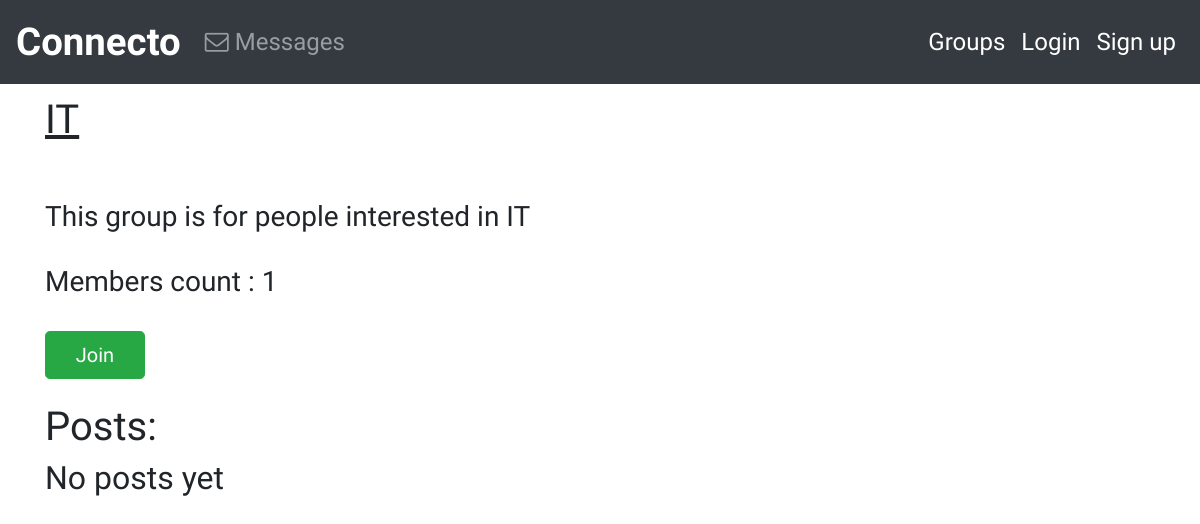
The app's page /group/posts/in/it/, older data.
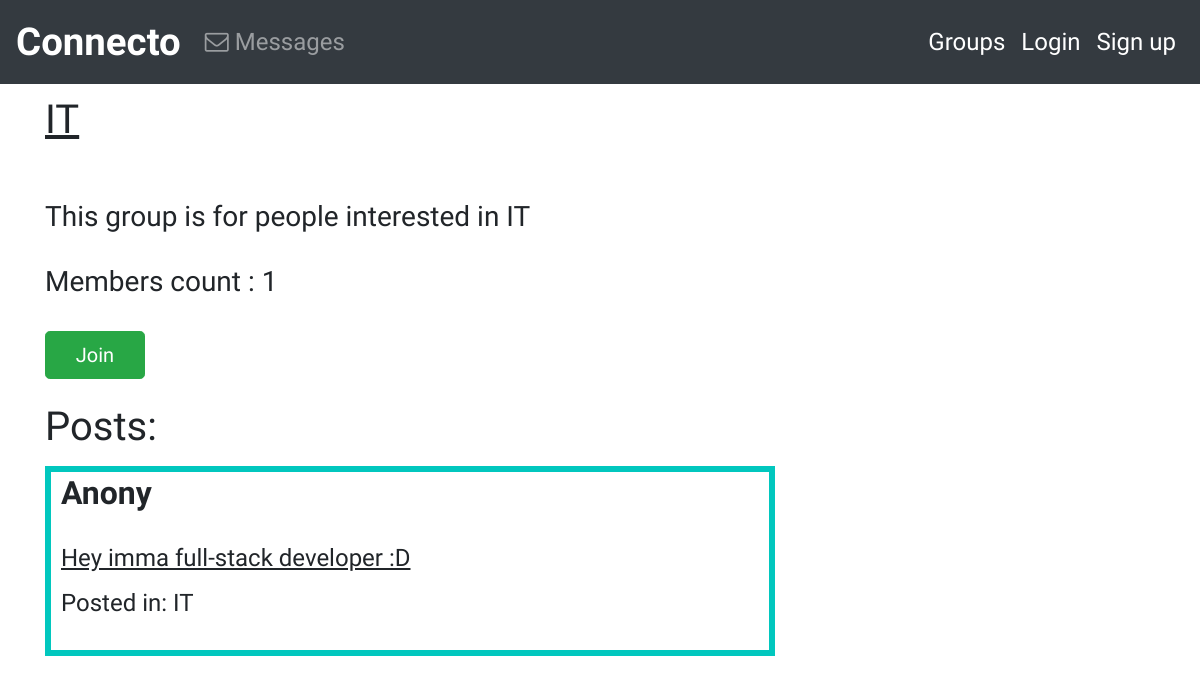
The same page, newer data.
### posts/models.py (models this page shows, shortened)
class Post(models.Model):
    user=models.ForeignKey(User,related_name='posts',on_delete=models.CASCADE)
    message=models.TextField()
    message_html=models.TextField(editable=False)
    created_at=models.DateTimeField(auto_now=True)
    group=models.ForeignKey(Group,related_name='posts',null=True,blank=True,on_delete=models.CASCADE)
    class Meta:
        ordering =['-created_at']
        unique_together=['user','message']

### groups/models.py (models this page shows, shortened)
class Group(models.Model):
    name=models.CharField(max_length=250,unique=True)
    slug=models.SlugField(allow_unicode=True,unique=True)
    description=models.TextField(blank=True,default='')
    description_html=models.TextField(editable=False,default='',blank=True)
    members=models.ManyToManyField(User,through="Groupmember")
    class Meta:
        ordering =['name']

### groups/views.py (the view)
# urls.py: re_path('posts/in/(?P<slug>[-\w]+)/',Singlegroup.as_view(),name="single"),
class Singlegroup(DetailView):
    model=Group

### groups/templates/groups/group_detail.html (shortened to what this page needs)
{% extends "groups/group_base.html"%}
{% block pregroup %}
    <div class="col-md-8">
    <h1><U> {{group.name}}</U></h1><br><br>
    <h3> {{group.description|safe}} </h3><br>
    <h3> Members count : {{group.members.count}}</h3><br>
    {% if user in group.members.all %}
        <a href="{% url "groups:leave" slug=group.slug %}" class="btn btn-lg btn-danger" id="jl"><span class="fas fa-sign-out-alt"></span>Leave</a>
    {% else %}
         <a href="{% url "groups:join" slug=group.slug %}" class="btn btn-lg btn-success" id="jl">Join</a>
    {% endif %}
    <br>
    </div>
{% endblock %}
{% block group_content%}
    <div class="col-md-8">
    <br>
     <h1> Posts:</h1>
        {% if not group.posts.count %}
            <h2> No posts yet</h2>
        {% else %}
            {% for post in group.posts.all%}
                {% include "posts/_post.html"%}
            {% endfor %}
        {% endif %}
    </div>
{% endblock%}

### posts/templates/posts/_post.html (shortened to what this page needs)
<div class="post-media">
    <h2><b>{{post.user.username}}</b></h2>
    <br>
        <div class="media-body">
            <h4> <U>{{post.message_html|safe}}</U></h4>
                {% if post.group %}
                    <h4>  Posted in: {{post.group.name}}</h4>
                    <br>
                {% endif %}
        </div>
    </div>

Row changes from the older to the newer data that the page shows:
added Post: user.username "Anony", message_html "Hey imma full-stack developer :D", group.name "IT"
Text that changed along with them:
text no longer shown: "No posts yet"
